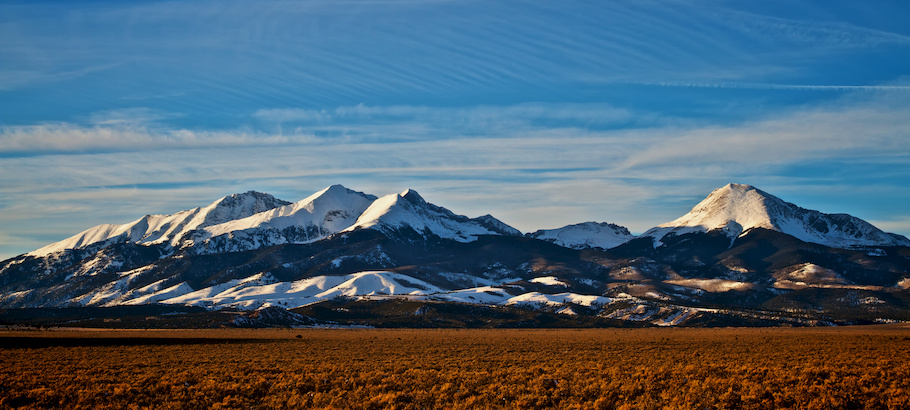
#> input picture test.jpg, 910 x 410 px
$ python edgedetect.py   (Python 2 division)
#> lines starting #> are read from the running program, lines starting #| are printed output that depends on the picture; after the words box and inside, x2 and y2 are one past the last pixel; in counts of white or black regions, pixels touching at a corner belong together
import cv2
import numpy as np
from matplotlib import pyplot as plt

img = cv2.imread('test.jpg',0)
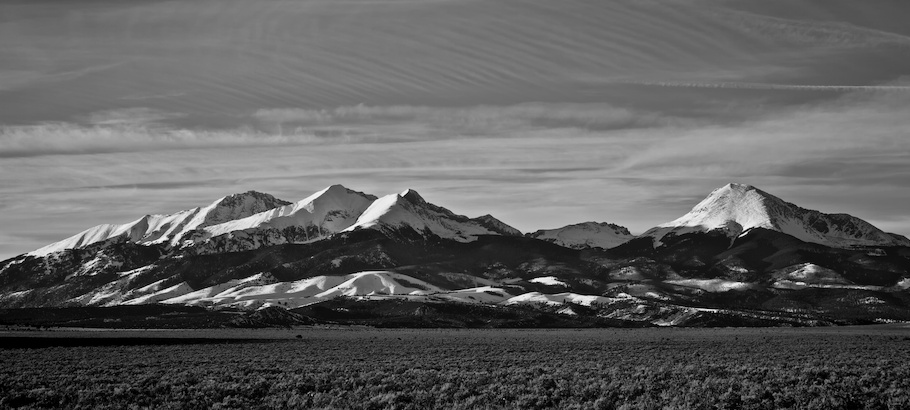
#> img: shape (410, 910); min 0, max 248, mean 94.1
edges = cv2.Canny(img,100,200)
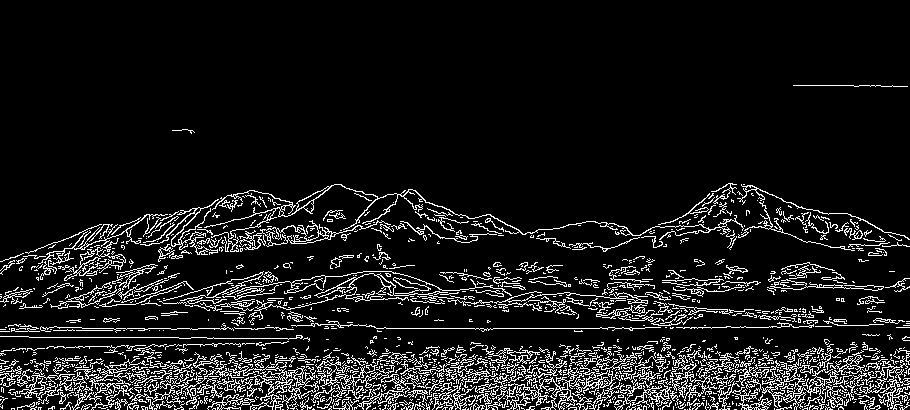
#> edges: shape (410, 910); 9.9% white in thin lines or dots, all inside (x1, y1, x2, y2) = (0, 85, 910, 410)
print edges.shape
#| (410, 910)
cv2.imwrite('edge.jpg',edges)
tfive = 0
notblack = [0,0,0]
for i in (xrange(0,400)):
    for j in (xrange(0,900)):

        if(edges[i,j] > 0):
            notblack.append([i,j])
            tfive = tfive + 1
            print notblack[tfive-1]
print tfive

plt.subplot(121),plt.imshow(img,cmap = 'gray')
plt.title('Original Image'), plt.xticks([]), plt.yticks([])
plt.subplot(122),plt.imshow(edges,cmap = 'gray')
plt.title('Edge Image'), plt.xticks([]), plt.yticks([])

plt.show()
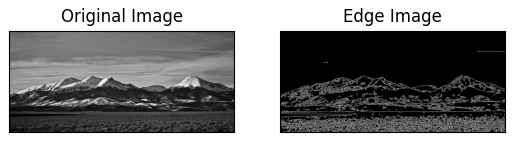
#> figure drawn by matplotlib, 2 panels
